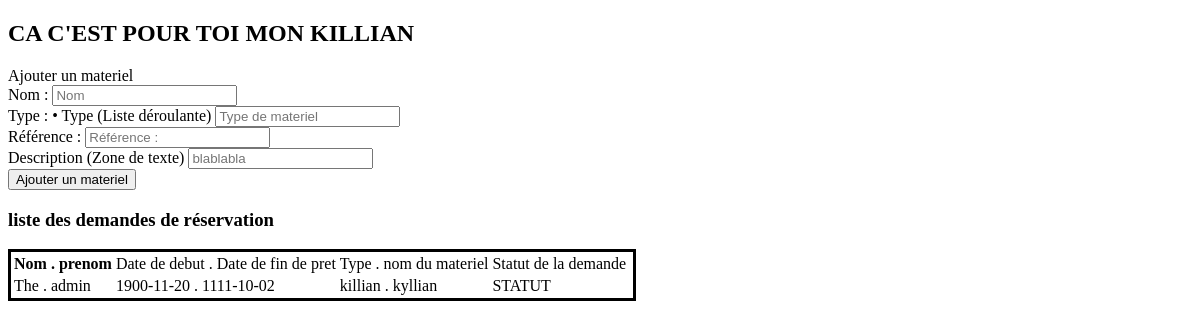
Page /admin.php (signed in) on the earlier database version.
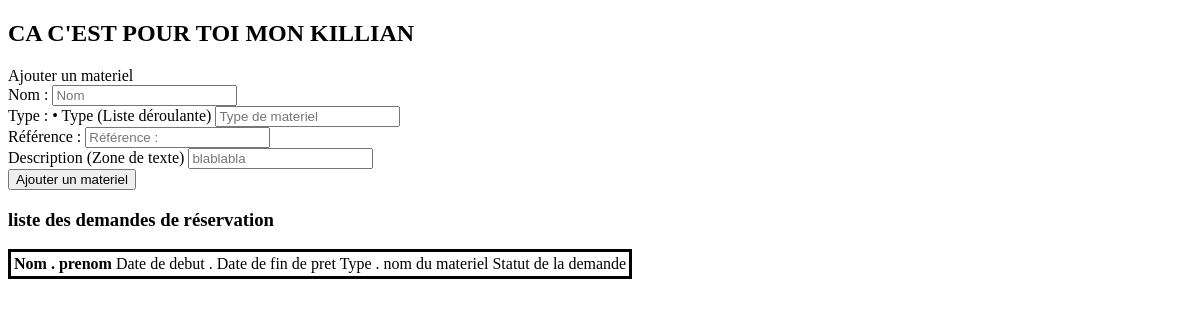
Same page on the later database version.
### tables this page shows
CREATE TABLE IF NOT EXISTS `demande` (
  `id` int(11) NOT NULL AUTO_INCREMENT,
  `dateD` datetime NOT NULL,
  `dateF` datetime NOT NULL,
  `statut` varchar(20) NOT NULL,
  `materielId` int(11) NOT NULL,
  `id_utilisateur` int(11) NOT NULL,
  PRIMARY KEY (`id`),
  UNIQUE KEY `demande_AK` (`materielId`),
  KEY `demande_utilisateur_FK` (`id_utilisateur`)
);

CREATE TABLE IF NOT EXISTS `utilisateur` (
  `id` int(11) NOT NULL AUTO_INCREMENT,
  `nom` varchar(20) NOT NULL,
  `prenom` varchar(20) NOT NULL,
  `date` date NOT NULL,
  `email` varchar(200) NOT NULL,
  `mdp` varchar(200) NOT NULL,
  `role` char(50) NOT NULL,
  PRIMARY KEY (`id`)
);

CREATE TABLE IF NOT EXISTS `materiel` (
  `id` int(11) NOT NULL AUTO_INCREMENT,
  `nom` varchar(20) NOT NULL,
  `type` varchar(20) NOT NULL,
  `reference` varchar(20) NOT NULL,
  `description` varchar(200) NOT NULL,
  `id_demande` int(11) DEFAULT NULL,
  PRIMARY KEY (`id`),
  KEY `materiel_demande_FK` (`id_demande`)
);

### utile/link/link.php (called while the page is built, shortened)
<?php
function  execute($query){
    include "../utile/link/config.php";
    $connection = mysqli_connect($host, $username, $password, $dbname);
    if (mysqli_connect_errno()) {
        echo "Failed to connect to MySQL: " . mysqli_connect_error();
        exit();
    }else {
        $result = mysqli_query($connection, $query) or exit('Erreur SQL !<br />'.$sql.'<br />'.mysqli_error($connection));
        return    $result;
    }
}
?>

### public/admin.php (the view, shortened to what this page needs)
<?php
$path =   "../utile/";
include $path . "html/header.php";
include $path . "link/link.php";
if(array_key_exists('role', $_SESSION) && $_SESSION['role'] ==  'admin'){
 ?>
 <div>
    <label for="ajout">Ajouter un materiel</label>
    <form action="admin.php" method="post">
        <label for="Nom">Nom : </label>
        <input type="text" placeholder="Nom" name="nom" value="<?= !empty($_POST['nom']) ?  $_POST['nom'] : '' ?>">
        <label for="type">Type : • Type (Liste déroulante)</label>
        <input type="text" placeholder="Type de materiel" name="type" value="<?= !empty($_POST['type']) ?  $_POST['type'] : '' ?>">
        <label for="type">Référence : </label>
        <input type="text" placeholder="Référence :" name="ref" value="<?= !empty($_POST['ref']) ?  $_POST['ref'] : '' ?>">
        <label for="type">Description (Zone de texte) </label>
        <input type="text" placeholder="blablabla" name="desc" value="<?= !empty($_POST['desc']) ?  $_POST['desc'] : '' ?>">
        <button type="submit" name="Ajouter" value="1">Ajouter un materiel</button>
    </form>
</div>
<div>
    <h3>liste des demandes de réservation</h3>
    <table style="border:solid;">
        <tr>
            <th>Nom . prenom</th>
            <td>Date de debut . Date de fin de pret</td>
            <td>Type . nom du materiel</td>
            <td>Statut de la demande</td>
        </tr>
        <?php $result = execute(" SELECT utilisateur.nom as usernom, utilisateur.prenom as userprenom,demande.dateD,demande.dateF,demande.statut,materiel.type,materiel.nom as materielnom FROM `materiel`,`utilisateur`,`demande` WHERE demande.materielId = materiel.id AND utilisateur.id = demande.id_utilisateur AND utilisateur.id ='".$_COOKIE['id']."';");
        if (mysqli_num_rows($result) > 0) {
            while ($row = mysqli_fetch_assoc($result)) {
                if (!empty($row['statut'])){
                    $statut = $row['statut'];
                }else {
                    $satut = "EN ATTENTE";
                }
                echo "
            <tr>
                <td>" . $row['usernom'] . " . " . $row['userprenom'] . "</td>
                <td>" . $row['dateD'] . " . " . $row['dateF'] . "</td>
                <td>" . $row['type'] . " . " . $row['materielnom'] . "</td>
                <td>" . $statut . "<td>
            </tr>";
            }
        }
        ?>
    </table>
</div>
<?php
} else {
    echo "gg";
    header("Location: login.php");
}

Differences in the rows shown:
removed demande: id_utilisateur.nom "The", id_utilisateur.prenom "admin", dateD "1900-11-20", dateF "1111-10-02", materielId.type "killian", materielId.nom "kyllian", statut "STATUT"
